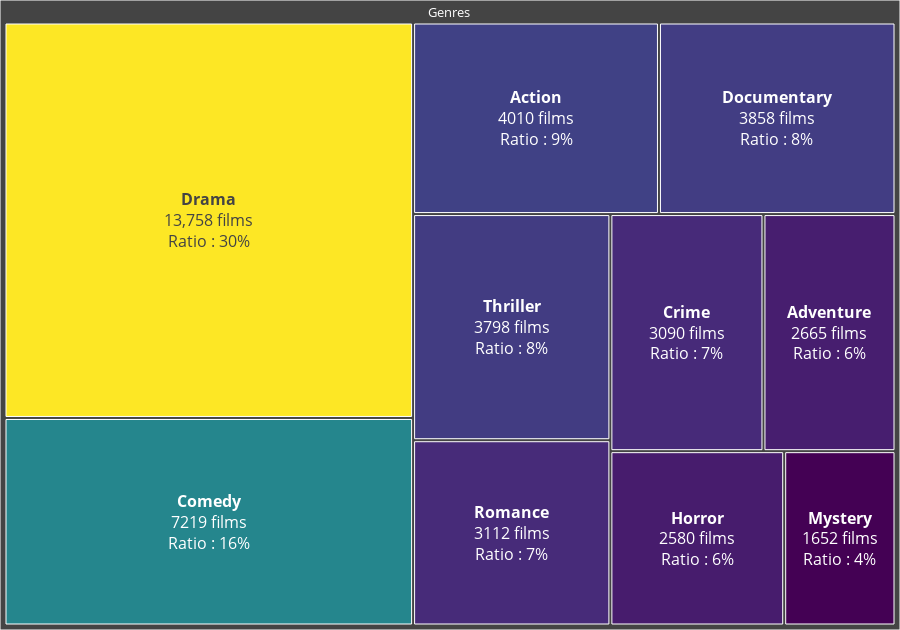

This figure's notebook cell:
### Code cell
fig4 = go.Figure(go.Treemap(
    values=totalgenres.values,
    labels=totalgenres.index,
    parents=["Genres"] * len(totalgenres.index),
        textinfo = "label+value+percent root",
        textposition='middle center',
        hoverinfo = 'skip',
        texttemplate='<b>%{label}</b><br>%{value} films<br>Ratio : %{percentRoot}',
        insidetextfont=dict(size=16),           
        marker=dict(
            colorscale='Viridis'),
            ))
fig4.update_layout(margin = dict(t=0, l=0, r=0, b=0),                 
    height=630,
    )

### Figure 1 — Plotly figure (JSON) as saved in the notebook; plotly's stock layout.template omitted (floating-point values rounded to 4 significant figures)
{"data": [{"hoverinfo": "skip", "insidetextfont": {"size": 16}, "labels": ["Drama", "Comedy", "Action", "Documentary", "Thriller", "Romance", "Crime", "Adventure", "Horror", "Mystery"], "marker": {"colorscale": [[0, "#440154"], [0.1111, "#482878"], [0.2222, "#3e4989"], [0.3333, "#31688e"], [0.4444, "#26828e"], [0.5556, "#1f9e89"], [0.6667, "#35b779"], [0.7778, "#6ece58"], [0.8889, "#b5de2b"], [1, "#fde725"]]}, "parents": ["Genres", "Genres", "Genres", "Genres", "Genres", "Genres", "Genres", "Genres", "Genres", "Genres"], "textinfo": "label+value+percent root", "textposition": "middle center", "texttemplate": "<b>%{label}</b><br>%{value} films<br>Ratio : %{percentRoot}", "type": "treemap", "values": [13758, 7219, 4010, 3858, 3798, 3112, 3090, 2665, 2580, 1652]}], "layout": {"height": 630, "margin": {"b": 0, "l": 0, "r": 0, "t": 0}}}
